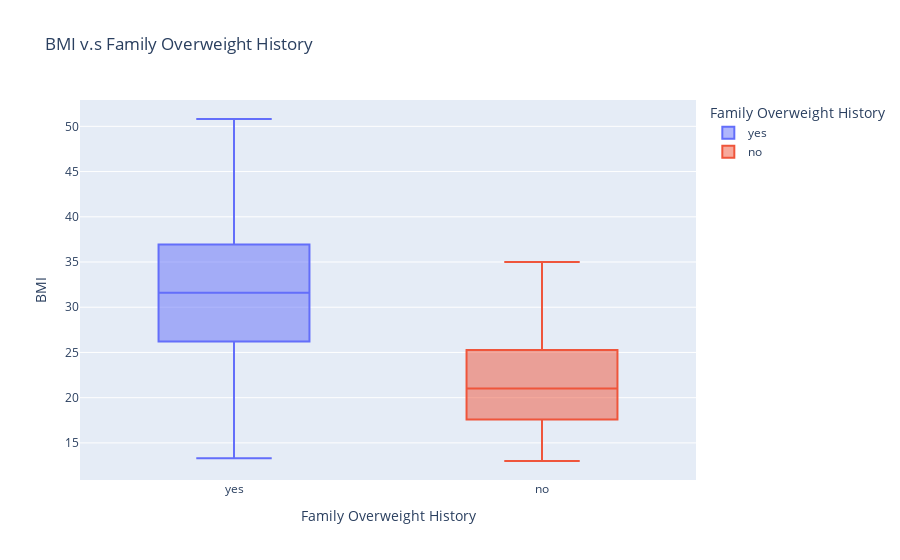

Notebook cell for this chart:
### Code cell
fig = px.box(df, 
             x="family_history_with_overweight", 
             y="BMI", 
             color="family_history_with_overweight",
             title="BMI v.s Family Overweight History",
             labels={"family_history_with_overweight": "Family Overweight History"})

fig.show()

### Figure 1 — Plotly figure (JSON) as saved in the notebook; plotly's stock layout.template omitted (floating-point values rounded to 4 significant figures; data arrays with more than 128 entries replaced by an {"elided": "..."} marker saying what was removed)
{"data": [{"alignmentgroup": "True", "hovertemplate": "Family Overweight History=%{x}<br>BMI=%{y}<extra></extra>", "legendgroup": "yes", "marker": {"color": "#636efa"}, "name": "yes", "notched": false, "offsetgroup": "yes", "orientation": "v", "showlegend": true, "type": "box", "x": {"elided": "1726 str values"}, "x0": " ", "xaxis": "x", "y": {"elided": "1726 float values"}, "y0": " ", "yaxis": "y"}, {"alignmentgroup": "True", "hovertemplate": "Family Overweight History=%{x}<br>BMI=%{y}<extra></extra>", "legendgroup": "no", "marker": {"color": "#EF553B"}, "name": "no", "notched": false, "offsetgroup": "no", "orientation": "v", "showlegend": true, "type": "box", "x": {"elided": "385 str values"}, "x0": " ", "xaxis": "x", "y": {"elided": "385 float values"}, "y0": " ", "yaxis": "y"}], "layout": {"boxmode": "overlay", "legend": {"title": {"text": "Family Overweight History"}, "tracegroupgap": 0}, "title": {"text": "BMI v.s Family Overweight History"}, "xaxis": {"anchor": "y", "categoryarray": ["yes", "no"], "categoryorder": "array", "domain": [0, 1], "title": {"text": "Family Overweight History"}}, "yaxis": {"anchor": "x", "domain": [0, 1], "title": {"text": "BMI"}}}}
